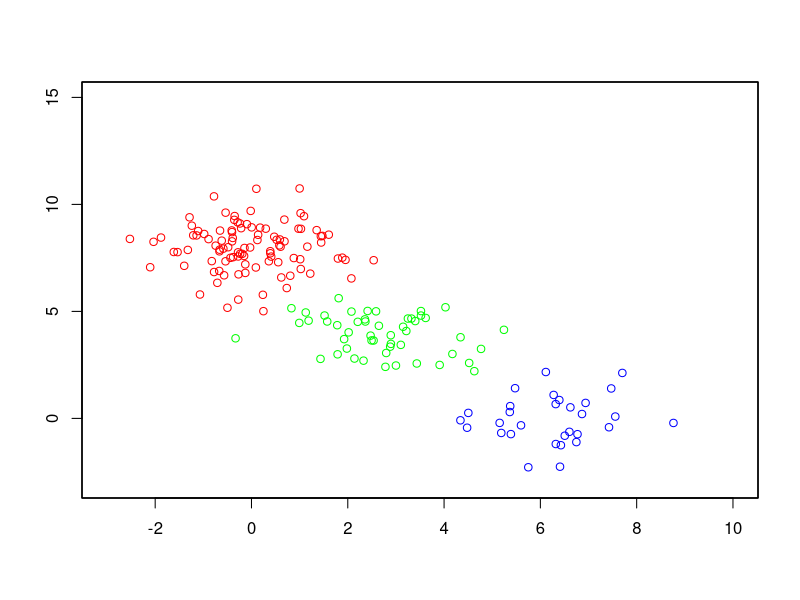

R code for this plot:
set.seed(1024)
a = c(rnorm(100, 0), rnorm(50, 3), rnorm(30, 6))
b = c(rnorm(100, 8), rnorm(50, 4), rnorm(30, 0))
m = data.frame(a = a, b = b)
m = as.matrix(m)
d = dist(m)
fit = hclust(d)
g = cutree(fit, k = 3)
g = c(replicate(100,1), replicate(50,2), replicate(30,3))

tiff("cluster.tif", units ="in", width=6, height=6, res = 300)
plot(a[g == 1], b[g == 1], col = "red",  xlim = c(-3,10), ylim = c(-3, 15), xlab ="", ylab= "")
par(new = T)
plot(a[g == 2], b[g == 2], col = "green",  xlim = c(-3,10), ylim = c(-3, 15), xaxt = "n", yaxt = "n", xlab ="", ylab= "")
par(new = T)
plot(a[g == 3], b[g == 3], col = "blue",  xlim = c(-3,10), ylim = c(-3, 15), xaxt = "n", yaxt = "n", xlab ="", ylab= "")
dev.off()